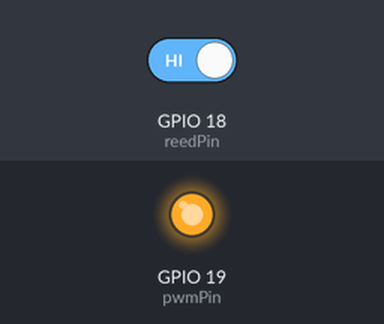
Bench run of a sketch on a simulated ESP32. Parts: output pins drawn as LEDs (lit = HIGH). The inputs (shaded band) are chosen by the test bench; at power-on: GPIO 18 (reedPin) HIGH. Storage starts empty; EEPROM starts erased.

Above: at 1.2 s.
1.3 s: GPIO 18 (reedPin) driven LOW
At 2.1 s:
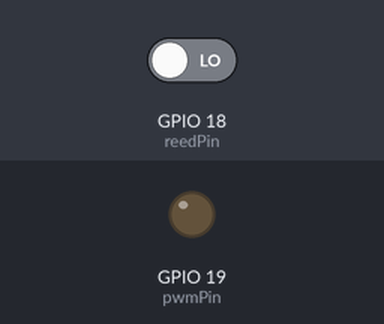
Timing chart, 0 to 4.3 s (numbered marks = the images above; inputs shaded):
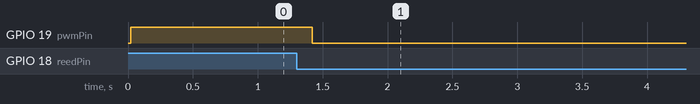

Measured:
- after the input at 1.3 s, GPIO 19 (pwmPin): HIGH → LOW after 0.12 s

The sketch:

ESP32-wroom-32_SpeedManipulator.ino
```cpp
#include <Arduino.h>
#include <Preferences.h>
#include <ESPAsyncWebServer.h>
#include <AsyncTCP.h>
#include <ArduinoJson.h>
#include <ArduinoOTA.h>

const int reedPin = 18;
const int pwmPin = 19;
const int pwmChannel = 0;

Preferences prefs;
AsyncWebServer server(80);

volatile unsigned long lastPulse = 0;
volatile unsigned long pulseInterval = 1000;

float pulsesPerRev = 1.0; // saved in NVS
float speed = 0.0;

void IRAM_ATTR onPulse() {
  unsigned long now = micros();
  pulseInterval = now - lastPulse;
  lastPulse = now;
}

void speedTask(void *param) {
  for (;;) {
    if (pulseInterval > 0) {
      float freq = 1000000.0 / pulseInterval;
      speed = freq / pulsesPerRev;
    }
    vTaskDelay(pdMS_TO_TICKS(200));
  }
}

void pwmTask(void *param) {
  for (;;) {
    int duty = constrain((int)speed, 0, 255);
    ledcWrite(pwmChannel, duty);
    vTaskDelay(pdMS_TO_TICKS(100));
  }
}

void setupOTA() {
  ArduinoOTA
    .onStart([]() { Serial.println("OTA Start"); })
    .onEnd([]() { Serial.println("OTA End"); })
    .onError([](ota_error_t error) { Serial.printf("OTA Error %u\n", error); });
  ArduinoOTA.begin();
}

void setupWeb() {
  server.on("/", HTTP_GET, [](AsyncWebServerRequest *req){
    req->send(SPIFFS, "/dashboard.html", "text/html");
  });
  server.on("/metrics", HTTP_GET, [](AsyncWebServerRequest *req){
    DynamicJsonDocument doc(256);
    doc["speed"] = speed;
    doc["pulsesPerRev"] = pulsesPerRev;
    String out;
    serializeJson(doc, out);
    req->send(200, "application/json", out);
  });
  server.on("/calibrate", HTTP_POST, [](AsyncWebServerRequest *req){
    if(req->hasParam("body", true)) {
      DynamicJsonDocument doc(128);
      deserializeJson(doc, req->getParam("body", true)->value());
      pulsesPerRev = doc["pulses"].as<float>();
      prefs.putFloat("pulses", pulsesPerRev);
      req->send(200, "text/plain", "ok");
    } else {
      req->send(400, "text/plain", "bad request");
    }
  });
  server.on("/update", HTTP_POST, [](AsyncWebServerRequest *req){}, NULL, [](){ ArduinoOTA.handle(); });
  server.begin();
}

void setup() {
  Serial.begin(115200);
  prefs.begin("speed", false);
  pulsesPerRev = prefs.getFloat("pulses", 1.0);

  pinMode(reedPin, INPUT_PULLUP);
  attachInterrupt(reedPin, onPulse, FALLING);

  ledcSetup(pwmChannel, 5000, 8);
  ledcAttachPin(pwmPin, pwmChannel);

  if(!SPIFFS.begin(true))
    Serial.println("SPIFFS failed");

  xTaskCreatePinnedToCore(speedTask, "speed", 2048, NULL, 1, NULL, 0);
  xTaskCreatePinnedToCore(pwmTask, "pwm", 2048, NULL, 1, NULL, 1);

  setupWeb();
  setupOTA();
}

void loop() {
  ArduinoOTA.handle();
}
```
